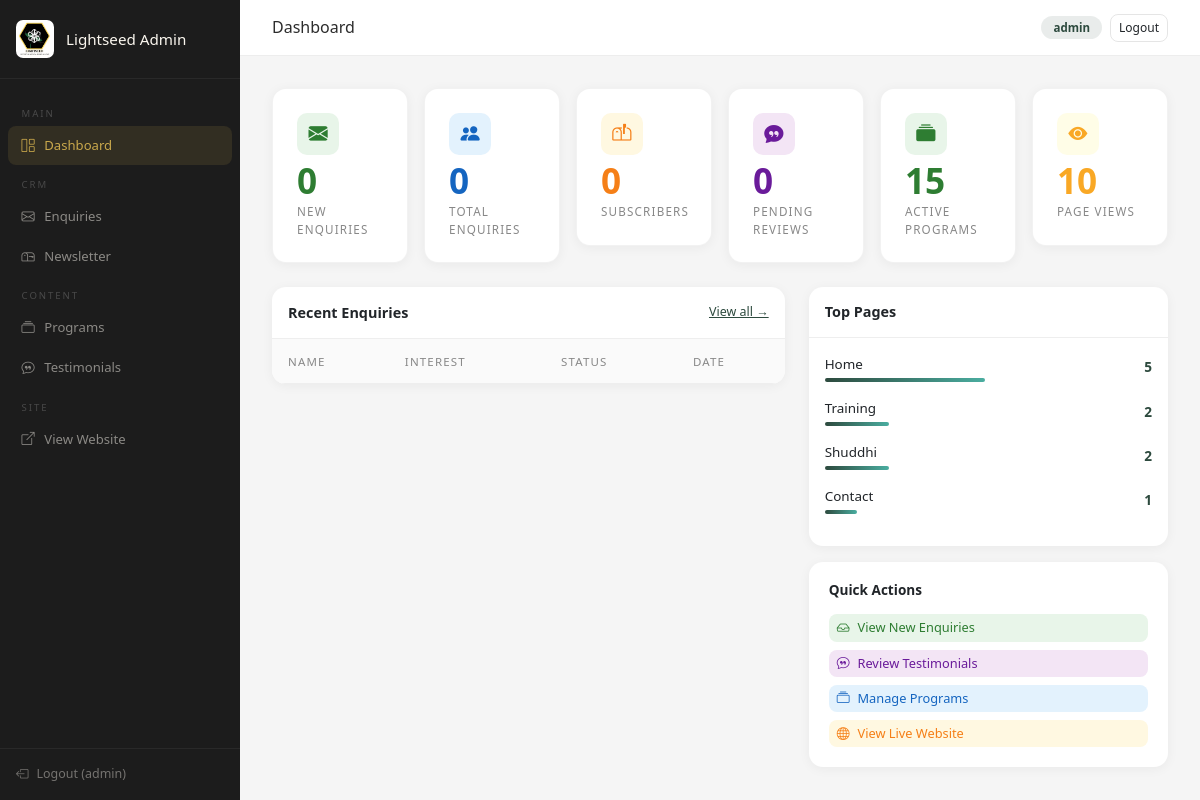
Screenshot of /admin/dashboard (signed in) with the database file from the repository.
### tables this page shows
CREATE TABLE page_views (
            id         INTEGER PRIMARY KEY AUTOINCREMENT,
            page       TEXT NOT NULL,
            ip         TEXT,
            ua         TEXT,
            created_at TEXT DEFAULT (datetime('now','localtime'))
        );

### app.py (the view)
@app.route('/admin')
@app.route('/admin/dashboard')
@admin_required
def admin_dashboard():
    db = get_db()
    stats = {
        'enquiries':  db.execute("SELECT COUNT(*) FROM enquiries").fetchone()[0],
        'new_enquiries': db.execute("SELECT COUNT(*) FROM enquiries WHERE status='new'").fetchone()[0],
        'newsletter': db.execute("SELECT COUNT(*) FROM newsletter").fetchone()[0],
        'testimonials_pending': db.execute("SELECT COUNT(*) FROM testimonials WHERE approved=0").fetchone()[0],
        'programs':   db.execute("SELECT COUNT(*) FROM programs WHERE active=1").fetchone()[0],
        'page_views': db.execute("SELECT COUNT(*) FROM page_views").fetchone()[0],
    }
    recent = db.execute(
        "SELECT * FROM enquiries ORDER BY created_at DESC LIMIT 5"
    ).fetchall()
    top_pages = db.execute(
        "SELECT page, COUNT(*) as cnt FROM page_views GROUP BY page ORDER BY cnt DESC LIMIT 6"
    ).fetchall()
    return render_template('admin/dashboard.html',
                           stats=stats, recent=recent, top_pages=top_pages)

### app.py (called while the page is built)
def get_db():
    if 'db' not in g:
        g.db = sqlite3.connect(
            app.config['DATABASE'],
            detect_types=sqlite3.PARSE_DECLTYPES
        )
        g.db.row_factory = sqlite3.Row
    return g.db

def admin_required(f):
    @wraps(f)
    def decorated(*args, **kwargs):
        if not session.get('admin_logged_in'):
            return redirect(url_for('admin_login'))
        return f(*args, **kwargs)
    return decorated

@app.after_request
def add_cors(response):
    response.headers['Access-Control-Allow-Origin'] = '*'
    response.headers['Access-Control-Allow-Headers'] = 'Content-Type,Authorization'
    response.headers['Access-Control-Allow-Methods'] = 'GET,POST,PUT,DELETE,OPTIONS'
    return response

### templates/admin/dashboard.html (shortened to what this page needs)
{% extends "admin/base_admin.html" %}
{% block page_title %}Dashboard{% endblock %}
{% block admin_content %}
<div class="row g-3 mb-4">
  <div class="col-6 col-lg-2">
    <div class="stat-card">
      <div class="d-flex justify-content-between align-items-start mb-2">
        <div class="stat-icon" style="background:#E8F5E9;"><i class="bi bi-envelope-fill" style="color:#2E7D32;"></i></div>
      </div>
      <div class="stat-num" style="color:#2E7D32;">{{ stats.new_enquiries }}</div>
      <div class="stat-label">New Enquiries</div>
    </div>
  </div>
  <div class="col-6 col-lg-2">
    <div class="stat-card">
      <div class="stat-icon mb-2" style="background:#E3F2FD;"><i class="bi bi-people-fill" style="color:#1565C0;"></i></div>
      <div class="stat-num" style="color:#1565C0;">{{ stats.enquiries }}</div>
      <div class="stat-label">Total Enquiries</div>
    </div>
  </div>
  <div class="col-6 col-lg-2">
    <div class="stat-card">
      <div class="stat-icon mb-2" style="background:#FFF8E1;"><i class="bi bi-mailbox-flag" style="color:#F57F17;"></i></div>
      <div class="stat-num" style="color:#F57F17;">{{ stats.newsletter }}</div>
      <div class="stat-label">Subscribers</div>
    </div>
  </div>
  <div class="col-6 col-lg-2">
    <div class="stat-card">
      <div class="stat-icon mb-2" style="background:#F3E5F5;"><i class="bi bi-chat-quote-fill" style="color:#6A1B9A;"></i></div>
      <div class="stat-num" style="color:#6A1B9A;">{{ stats.testimonials_pending }}</div>
      <div class="stat-label">Pending Reviews</div>
    </div>
  </div>
  <div class="col-6 col-lg-2">
    <div class="stat-card">
      <div class="stat-icon mb-2" style="background:#E8F5E9;"><i class="bi bi-collection-fill" style="color:#2E7D32;"></i></div>
      <div class="stat-num" style="color:#2E7D32;">{{ stats.programs }}</div>
      <div class="stat-label">Active Programs</div>
    </div>
  </div>
  <div class="col-6 col-lg-2">
    <div class="stat-card">
      <div class="stat-icon mb-2" style="background:#FFFDE7;"><i class="bi bi-eye-fill" style="color:#F9A825;"></i></div>
      <div class="stat-num" style="color:#F9A825;">{{ stats.page_views }}</div>
      <div class="stat-label">Page Views</div>
    </div>
  </div>
</div>
<div class="row g-4">
  <div class="col-lg-7">
    <div class="admin-table">
      <div class="d-flex justify-content-between align-items-center p-3" style="border-bottom:1px solid #eee;">
        <h6 class="mb-0" style="font-size:0.9rem;font-weight:600;">Recent Enquiries</h6>
        <a href="/admin/enquiries" style="font-size:0.78rem;color:#2D4A3E;">View all →</a>
      </div>
      <div class="table-responsive">
        <table class="table">
          <thead>
            <tr>
              <th>Name</th><th>Interest</th><th>Status</th><th>Date</th>
            </tr>
          </thead>
        </table>
      </div>
    </div>
  </div>
  <div class="col-lg-5">
    <div class="admin-table">
      <div class="p-3" style="border-bottom:1px solid #eee;">
        <h6 class="mb-0" style="font-size:0.9rem;font-weight:600;">Top Pages</h6>
      </div>
      <div class="p-3">
        {% for p in top_pages %}
        <div class="d-flex justify-content-between align-items-center mb-3">
          <div>
            <div style="font-size:0.84rem;font-weight:500;text-transform:capitalize;">{{ p['page'] }}</div>
            <div style="background:#eee;height:4px;border-radius:4px;width:{{ (p['cnt'] / top_pages[0]['cnt'] * 160)|int }}px;margin-top:4px;background:linear-gradient(90deg,#2D4A3E,#4AADA0);"></div>
          </div>
          <span style="font-size:0.85rem;font-weight:600;color:#2D4A3E;">{{ p['cnt'] }}</span>
        </div>
        {% endfor %}
      </div>
    </div>
    <div class="mt-3" style="background:#fff;border-radius:14px;padding:1.25rem;box-shadow:0 2px 12px rgba(0,0,0,0.05);">
      <h6 style="font-size:0.85rem;margin-bottom:1rem;font-weight:600;">Quick Actions</h6>
      <div class="d-grid gap-2">
        <a href="/admin/enquiries?status=new" class="btn btn-sm" style="background:#E8F5E9;color:#2E7D32;border:none;text-align:left;font-size:0.8rem;border-radius:8px;">
          <i class="bi bi-inbox me-2"></i>View New Enquiries
        </a>
        <a href="/admin/testimonials" class="btn btn-sm" style="background:#F3E5F5;color:#6A1B9A;border:none;text-align:left;font-size:0.8rem;border-radius:8px;">
          <i class="bi bi-chat-quote me-2"></i>Review Testimonials
        </a>
        <a href="/admin/programs" class="btn btn-sm" style="background:#E3F2FD;color:#1565C0;border:none;text-align:left;font-size:0.8rem;border-radius:8px;">
          <i class="bi bi-collection me-2"></i>Manage Programs
        </a>
        <a href="/" target="_blank" class="btn btn-sm" style="background:#FFF8E1;color:#F57F17;border:none;text-align:left;font-size:0.8rem;border-radius:8px;">
          <i class="bi bi-globe me-2"></i>View Live Website
        </a>
      </div>
    </div>
  </div>
</div>
{% endblock %}

### templates/admin/base_admin.html (style rules this page uses)
:root { --gold:#C9A84C; --green:#2D4A3E; --teal:#2A7A6F; --cream:#FAF6EE; }
body { background: #F5F5F5; font-family: 'Segoe UI', system-ui, sans-serif; }
.stat-card { background: #fff; border-radius: 14px; padding: 1.5rem; box-shadow: 0 2px 12px rgba(0,0,0,0.05); border: 1px solid rgba(0,0,0,0.05); }
.stat-num { font-size: 2.2rem; font-weight: 600; line-height: 1; }
.stat-label { font-size: 0.73rem; color: #888; text-transform: uppercase; letter-spacing: 0.1em; margin-top: 0.3rem; }
.stat-icon { width: 42px; height: 42px; border-radius: 10px; display: flex; align-items: center; justify-content: center; font-size: 1.2rem; }
.admin-table { background: #fff; border-radius: 14px; overflow: hidden; box-shadow: 0 2px 12px rgba(0,0,0,0.05); }
.admin-table table { margin: 0; }
.admin-table th { font-size: 0.72rem; text-transform: uppercase; letter-spacing: 0.1em; color: #888; background: #fafafa; border-bottom: 1px solid #eee; padding: 0.85rem 1rem; font-weight: 500; }

### rows the page displays
page_views: page "Home", {{ (p['cnt'] / top_pages[0]['cnt'] * 160)|int }} 160 (drawn), cnt "5"

### other values shown
{{ session.admin_username }} "admin"
{{ stats.new_enquiries }} "0"
{{ stats.enquiries }} "0"
{{ stats.newsletter }} "0"
{{ stats.testimonials_pending }} "0"
{{ stats.programs }} "15"
{{ stats.page_views }} "10"
{{ p['page'] }} "Training" "Shuddhi" "Contact"
{{ p['cnt'] }} "2" "2" "1"
